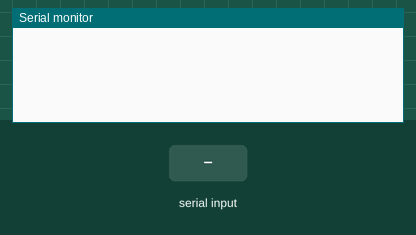
Bench run of a sketch on a simulated Arduino Uno, built with avr-gcc and run on an emulated ATmega328P. Parts: the last lines printed to the serial monitor. Inputs (shaded band) come from the test bench.

Above: at 1.2 s.
1.3 s: "90,45\n" received over Serial
At 1.8 s:
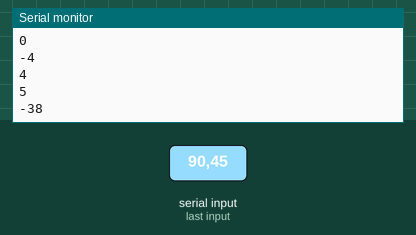
2.8 s: "30,150\n" received over Serial
At 4.3 s:
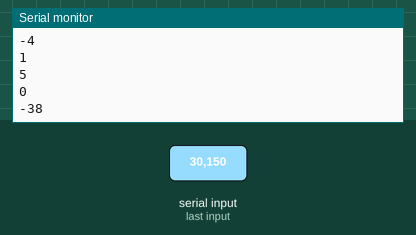
Timing chart, 0 to 5.8 s (numbered marks = the images above; inputs shaded):
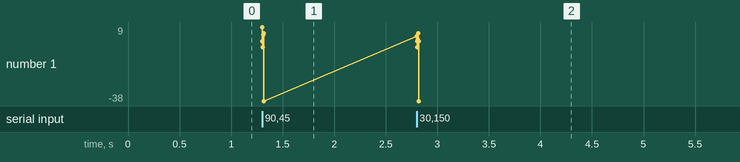

The sketch:

MonitorCOMPortAuruino.ino
```cpp
void setup() {
  // put your setup code here, to run once:
  Serial.begin(9600); // Открываем COM порт, и указываем скорость
  // Serial.println("Hello, Arduino!");
  // Serial.print("Hello, Arduino!");
}

void loop() {
  // put your main code here, to run repeatedly:
  if(Serial.available() > 0) {
    int in_data = Serial.read() - '0';
    Serial.println(in_data);
  }
}
```

Measured:
- after the input at 1.3 s, the serial monitor: prints a new line at once (image 1)
- after the input at 2.8 s, the serial monitor: prints a new line at once (image 2)
